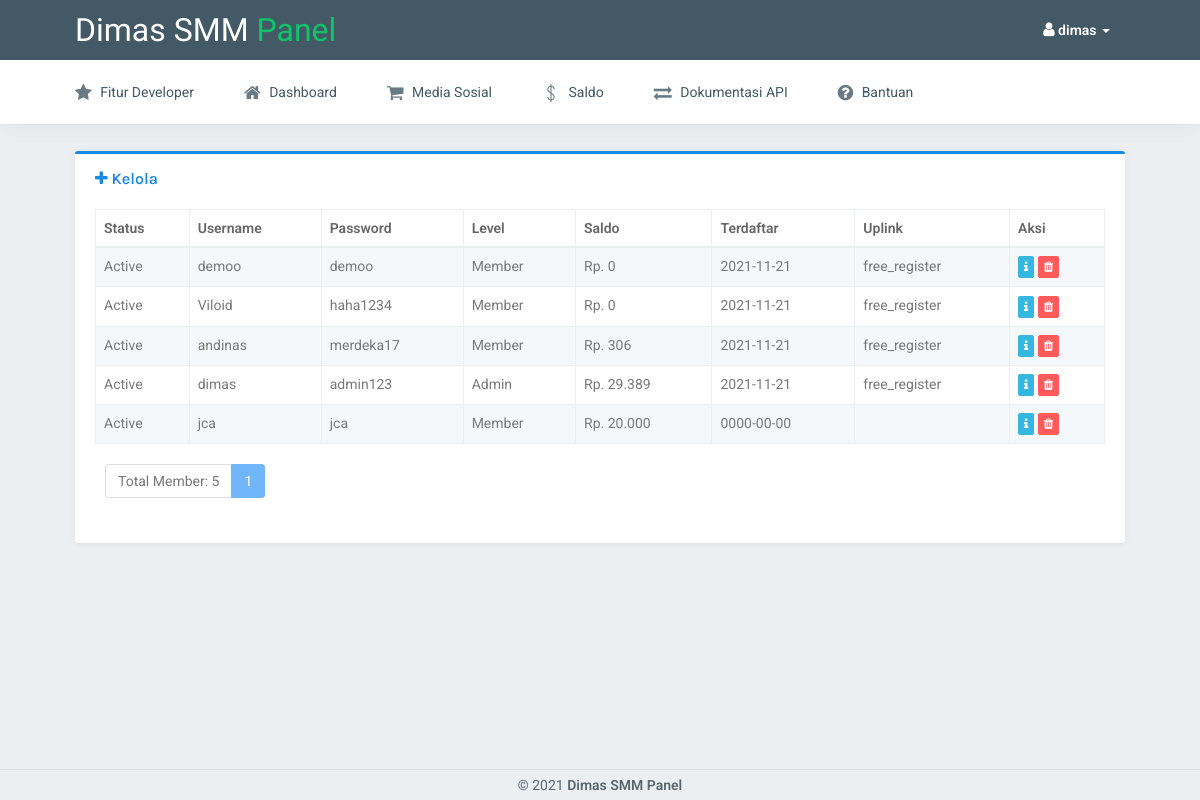
The page /assets/admin/users.php (signed in) on the database its author committed.
### tables this page shows
CREATE TABLE `users` (
  `id` int(10) NOT NULL,
  `username` varchar(100) NOT NULL,
  `password` varchar(100) NOT NULL,
  `balance` double NOT NULL,
  `level` enum('Member','Agen','Reseller','Admin','Developers') NOT NULL,
  `registered` date NOT NULL,
  `status` enum('Active','Suspended') NOT NULL,
  `api_key` varchar(100) NOT NULL,
  `uplink` varchar(100) NOT NULL
);

### assets/mainconfig.php (called while the page is built, shortened)
<?php
$cfg_baseurl = "http://".$_SERVER['HTTP_HOST']."/";

### assets/admin/users.php (the view, shortened to what this page needs)
<?php
require("../mainconfig.php");
if (isset($_SESSION['user'])) {
	$sess_username = $_SESSION['user']['username'];
	$check_user = mysqli_query($db, "SELECT * FROM users WHERE username = '$sess_username'");
	$data_user = mysqli_fetch_assoc($check_user);
	if (mysqli_num_rows($check_user) == 0) {
		header("Location: ".$cfg_baseurl."logout.php");
	} else if ($data_user['status'] == "Suspended") {
		header("Location: ".$cfg_baseurl."logout.php");
	} else if ($data_user['level'] != "Admin") {
		header("Location: ".$cfg_baseurl);
	} else {
	include("../lib/header.php");
?>
                        <div class="row">
                            <div class="col-sm-12">
                            </div>
                        </div>
								<div class="row">
									<div class="col-md-12">
								<div class="panel panel-border panel-primary">
                                    <div class="panel-heading">
                                        <h3 class="panel-title"><i class="fa fa-plus"></i> Kelola </h3>
                                    </div>
                                    <div class="panel-body">
									<div class="table-responsive">
											<table class="table table-striped table-bordered table-hover m-0">
												<thead>
													<tr>
														<th>Status</th>
														<th>Username</th>
														<th>Password</th>
														<th>Level</th>
														<th>Saldo</th>
														<th>Terdaftar</th>
														<th>Uplink</th>
														<th>Aksi</th>
													</tr>
												</thead>
												<tbody>
												<?php
if (isset($_GET['search'])) {
	$search = $_GET['search'];
	$query_list = "SELECT * FROM users WHERE username LIKE '%$search%' ORDER BY id DESC";
} else {
	$query_list = "SELECT * FROM users ORDER BY id DESC";
}
$records_per_page = 30;
$starting_position = 0;
$new_query = $query_list." LIMIT $starting_position, $records_per_page";
$new_query = mysqli_query($db, $new_query);
												while ($data_show = mysqli_fetch_assoc($new_query)) {
												?>
													<tr>
														<td><?php echo $data_show['status']; ?></td>
														<td><?php echo $data_show['username']; ?></td>
														<td><?php echo $data_show['password']; ?></td>
														<td><?php echo $data_show['level']; ?></td>
														<td>Rp. <?php echo number_format($data_show['balance'],0,',','.'); ?></td>
														<td><?php echo $data_show['registered']; ?></td>
														<td><?php echo $data_show['uplink']; ?></td>
														<td>
														<a href="<?php echo $cfg_baseurl; ?>admin/user/edit.php?username=<?php echo $data_show['username']; ?>" class="btn btn-xs btn-info"><i class="fa fa-info"></i></a>
														<a href="<?php echo $cfg_baseurl; ?>admin/user/delete.php?username=<?php echo $data_show['username']; ?>" class="btn btn-xs btn-danger"><i class="fa fa-trash"></i></a>
														</td>
													</tr>
												<?php
												}
												?>
												</tbody>
											</table>
										</div>
										<div class="col-md-12">
										<ul class="pagination">
											<?php
$self = $_SERVER['PHP_SELF'];
$query_list = mysqli_query($db, $query_list);
$total_no_of_records = mysqli_num_rows($query_list);
echo "<li class='disabled'><a href='#'>Total Member: ".$total_no_of_records."</a></li>";
if($total_no_of_records > 0) {
	$total_no_of_pages = ceil($total_no_of_records/$records_per_page);
	$current_page = 1;
	for($i=1; $i<=$total_no_of_pages; $i++) {
		if($i==$current_page) {
			echo "<li class='active'><a href='".$self."?page_no=".$i."'>".$i."</a></li>";
		} else {
			echo "<li><a href='".$self."?page_no=".$i."'>".$i."</a></li>";
		}
	}
}
											?>
										</ul>
										</div>
									</div>
<?php
	include("../lib/footer.php");
	}
} else {
	header("Location: ".$cfg_baseurl);
}
?>

### assets/lib/header.php (shortened to what this page needs)
<!DOCTYPE html>
<html>
<head>
        <link href="../assets/plugins/datatables/jquery.dataTables.min.css" rel="stylesheet" type="text/css" />
        <link href="../assets/plugins/datatables/buttons.bootstrap.min.css" rel="stylesheet" type="text/css" />
        <link href="../assets/plugins/datatables/fixedHeader.bootstrap.min.css" rel="stylesheet" type="text/css" />
        <link href="../assets/plugins/datatables/responsive.bootstrap.min.css" rel="stylesheet" type="text/css" />
        <link href="../assets/plugins/datatables/scroller.bootstrap.min.css" rel="stylesheet" type="text/css" />
        <link href="../assets/plugins/morris/morris.css" rel="stylesheet" type="text/css" />
        <link href="../assets/css/bootstrap.min.css" rel="stylesheet" type="text/css" />
        <link href="../assets/css/core.css" rel="stylesheet" type="text/css" />
        <link href="../assets/css/components.css" rel="stylesheet" type="text/css" />
        <link href="../assets/css/icons.css" rel="stylesheet" type="text/css" />
        <link href="../assets/css/pages.css" rel="stylesheet" type="text/css" />
        <link href="../assets/css/menu.css" rel="stylesheet" type="text/css" />
        <link href="../assets/css/responsive.css" rel="stylesheet" type="text/css" />
    </head>
    <body>
        <header id="topnav">
            <div class="topbar-main">
                <div class="container">
                    <div class="topbar">
                        <a href="/" class="logo"><span>Dimas SMM<span> Panel</span></span></a>
                    </div>
                    <div class="menu-extras">
                        <?php if(isset($_SESSION['user'])) { ?>
                        <ul class="nav navbar-nav navbar-right pull-right">
                            <li class="dropdown">
							    <a class="dropdown-toggle profile-pic" data-toggle="dropdown" href="javascript:void(0)">
								<i class="fa fa-user"></i> <b class="hidden-xs"><?php echo $data_user['username']; ?></b> <span class="caret"></span>
							    </a>
						    </li>
						</ul>
						<?php
                        }
                        ?>
                    </div>
                </div>
            </div>
            <div class="navbar-custom">
                <div class="container">
                    <div id="navigation">
                        <ul class="navigation-menu">
                            <?php
			                if (isset($_SESSION[ 'user'])) {
			                ?>
							<?php
							if ($data_user['level'] == "Admin") {
							?>
                            <li class="has-submenu">
                                <a href="#"><i class="fa fa-star"></i> <span> Fitur Developer </span> </a>
                            </li>
                            <?php
							}
							?>
							<li>
                                <a href="/"><i class="fa fa-home"></i> <span> Dashboard </span> </a>
                            </li>
                            <li class="has-submenu">
                                <a href="#"><i class="fa fa-shopping-cart"></i> <span> Media Sosial </span> </a>
                            </li>
                            <li class="has-submenu">
                                <a href="#"><i class="ti-money m-r-5"></i> <span> Saldo </span> </a>
                            </li>
                            <?php
							}
							?>
                            <li class="has-submenu">
                                <a href="#"><i class="fa fa-exchange"></i> <span> Dokumentasi API </span> </a>
                            </li>
                            <li class="has-submenu">
                                <a href="#"><i class="fa fa-question-circle"></i> <span> Bantuan </span> </a>
                            </li>
                        </ul>
                    </div>
                </div>
            </div>
        </header>
         <div class="wrapper">
            <div class="container">
                <div class="row">
                    <div class="col-sm-6">
                    </div>
                </div>

### assets/assets/css/core.css (style rules this page uses)
body { background: #ebeff2; font-family: 'Roboto', sans-serif; margin: 0; padding-bottom: 60px; overflow-x: hidden; color: #797979; }
html { position: relative; min-height: 100%; background: #ebeff2; }
h1, h2, h3, h4, h5, h6 { color: #505458; font-family: 'Karla', sans-serif; margin: 10px 0; }
h3 { line-height: 30px; }
* { outline: none !important; }
b { font-weight: 600; }
.container { width: auto; }
.wrapper { padding-top: 130px; }
.container { width: 90%; }
.m-0 { margin: 0px !important; }
.m-r-5 { margin-right: 5px !important; }
.row { margin-right: -10px; margin-left: -10px; }
.col-lg-1, .col-lg-10, .col-lg-11, .col-lg-12, .col-lg-2, .col-lg-3, .col-lg-4, .col-lg-5, .col-lg-6, .col-lg-7, .col-lg-8, .col-lg-9, .col-md-1, .col-md-10, .col-md-11, .col-md-12, .col-md-2, .col-md-3, .col-md-4, .col-md-5, .col-md-6, .col-md-7, .col-md-8, .col-md-9, .col-sm-1, .col-sm-10, .col-sm-11, .col-sm-12, .col-sm-2, .col-sm-3, .col-sm-4, .col-sm-5, .col-sm-6, .col-sm-7, .col-sm-8, .col-sm-9, .col-xs-1, .col-xs-10, .col-xs-11, .col-xs-12, .col-xs-2, .col-xs-3, .col-xs-4, .col-xs-5, .col-xs-6, .col-xs-7, .col-xs-8, .col-xs-9 { padding-left: 10px; padding-right: 10px; }
.pagination > li:first-child > a, .pagination > li:first-child > span { border-bottom-left-radius: 3px; border-top-left-radius: 3px; }
.pagination > li:last-child > a, .pagination > li:last-child > span { border-bottom-right-radius: 3px; border-top-right-radius: 3px; }
.pagination > li > a, .pagination > li > span { color: #636e7b; }
.pagination > .active > a, .pagination > .active > span, .pagination > .active > a:hover, .pagination > .active > span:hover, .pagination > .active > a:focus, .pagination > .active > span:focus { background-color: #71b6f9; border-color: #71b6f9; }

### assets/assets/css/components.css (style rules this page uses)
.btn { border-radius: 2px; padding: 6px 14px; }
.btn-group-xs > .btn, .btn-xs { padding: 1px 5px !important; }
.btn-custom, .btn-primary, .btn-success, .btn-info, .btn-warning, .btn-danger, .btn-inverse, .btn-purple, .btn-pink { color: #ffffff !important; }
.btn-info { background-color: #35b8e0 !important; border: 1px solid #35b8e0 !important; }
.btn-danger { background-color: #ff5b5b !important; border: 1px solid #ff5b5b !important; }
.panel { border: none; margin-bottom: 20px; box-shadow: 0 0px 8px 0 rgba(0, 0, 0, 0.06), 0 1px 0px 0 rgba(0, 0, 0, 0.02); }
.panel .panel-body { padding: 20px; }
.panel-heading { border: none !important; padding: 10px 20px; }
.panel-title { font-weight: 600; margin-bottom: 0; margin-top: 0; }
.panel-primary > .panel-heading { background-color: #188ae2; }
.panel-border .panel-heading { background-color: #ffffff; border-top: 3px solid #DADFE2 !important; padding: 10px 20px 0px; }
.panel-border .panel-body { padding: 15px 20px 20px 20px; }
.panel-border.panel-primary .panel-heading { border-color: #188ae2 !important; color: #188ae2 !important; }
.table { margin-bottom: 10px; }
.table-striped > tbody > tr:nth-of-type(odd), .table-hover > tbody > tr:hover, .table > thead > tr > td.active, .table > tbody > tr > td.active, .table > tfoot > tr > td.active, .table > thead > tr > th.active, .table > tbody > tr > th.active, .table > tfoot > tr > th.active, .table > thead > tr.active > td, .table > tbody > tr.active > td, .table > tfoot > tr.active > td, .table > thead > tr.active > th, .table > tbody > tr.active > th, .table > tfoot > tr.active > th { background-color: #f4f8fb !important; }
.table > thead > tr > th, .table > tbody > tr > th, .table > tfoot > tr > th, .table > thead > tr > td, .table > tbody > tr > td, .table > tfoot > tr > td, .table > thead > tr > th, .table-bordered { border-top: 1px solid #ebeff2; }
.table-bordered > thead > tr > th, .table-bordered > tbody > tr > th, .table-bordered > tfoot > tr > th, .table-bordered > thead > tr > td, .table-bordered > tbody > tr > td, .table-bordered > tfoot > tr > td { border: 1px solid #ebeff2; }
.table > thead > tr > th { vertical-align: bottom; border-bottom: 2px solid #ebeff2; }
tbody { color: #797979; }
th { color: #666666; font-weight: 600; }
.table-bordered { border: 1px solid #ebeff2; }

### rows shown on the page
users: username "dimas", status "Active", password "admin123", level "Admin", balance "29.389", registered "2021-11-21", uplink "free_register"
users: status "Active", username "demoo", password "demoo", level "Member", balance "0", registered "2021-11-21", uplink "free_register"
users: status "Active", username "Viloid", password "haha1234", level "Member", balance "0", registered "2021-11-21", uplink "free_register"
users: status "Active", username "andinas", password "merdeka17", level "Member", balance "306", registered "2021-11-21", uplink "free_register"
users: status "Active", username "jca", password "jca", level "Member", balance "20.000", registered "0000-00-00"

### other values the page prints
$total_no_of_records "5"
